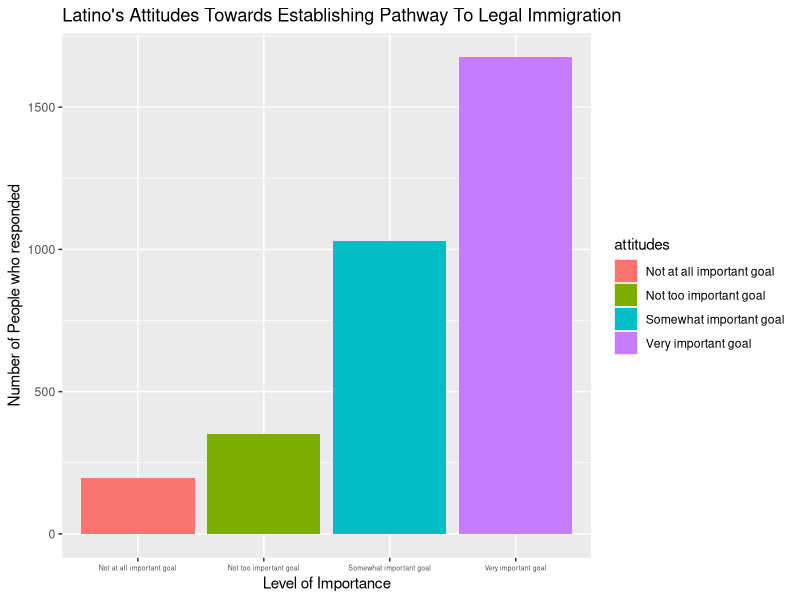
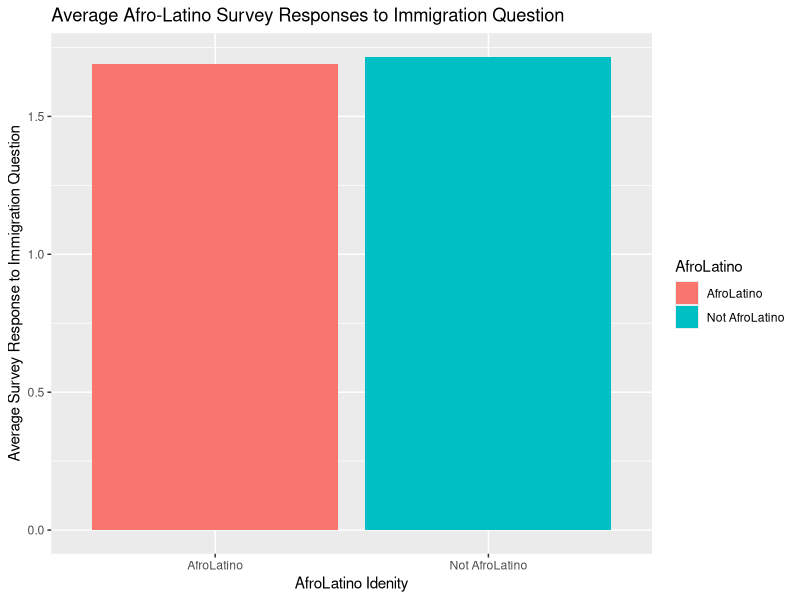
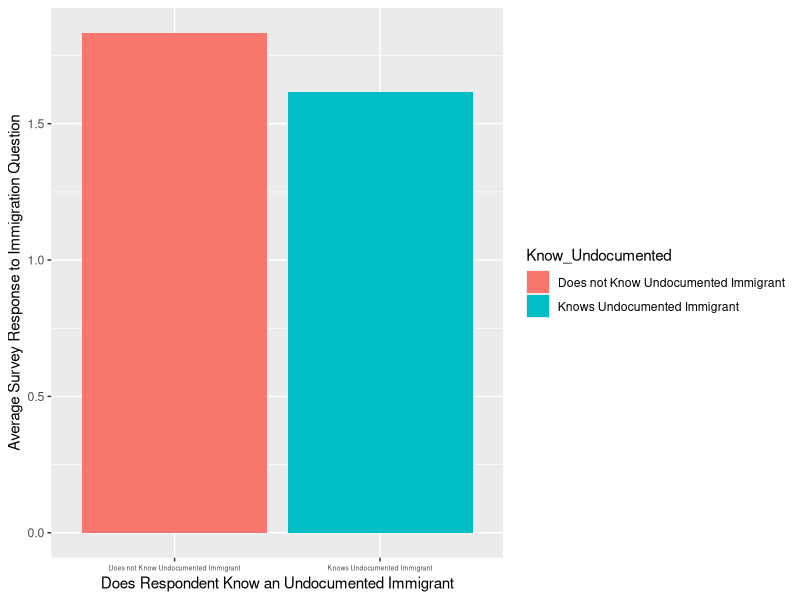
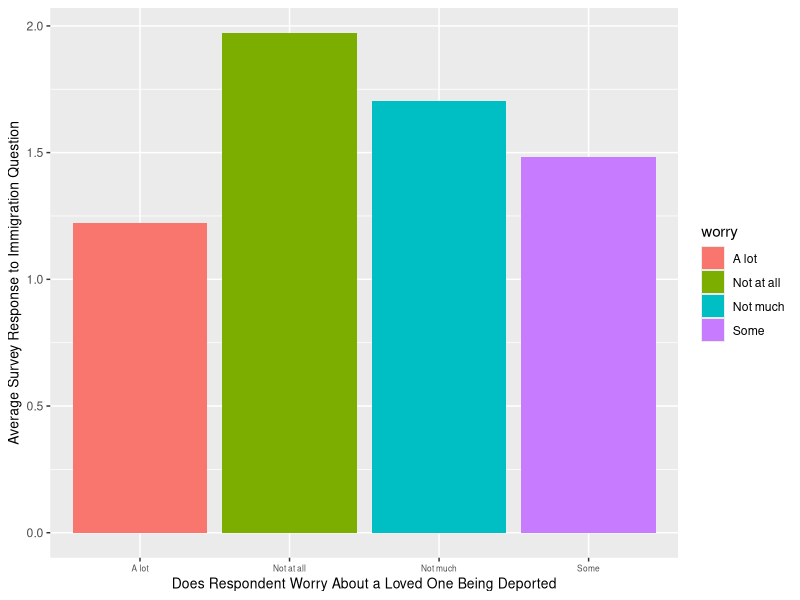
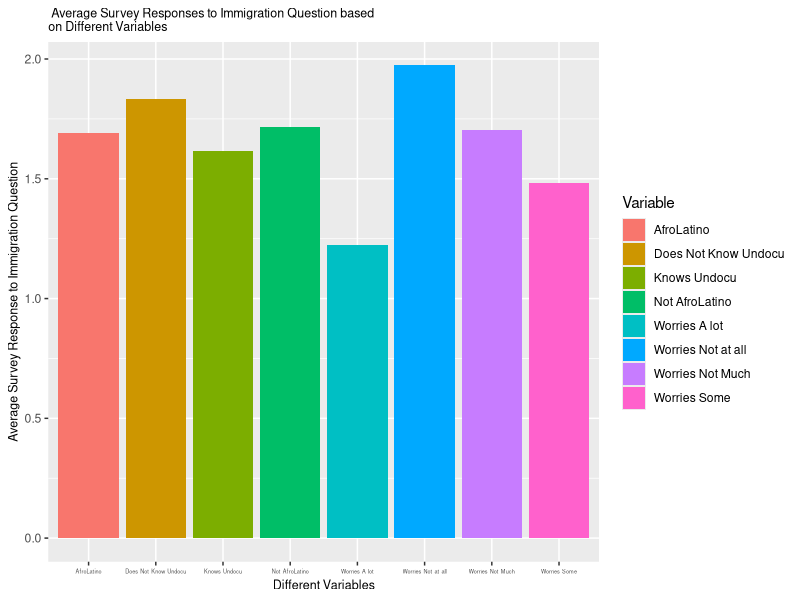
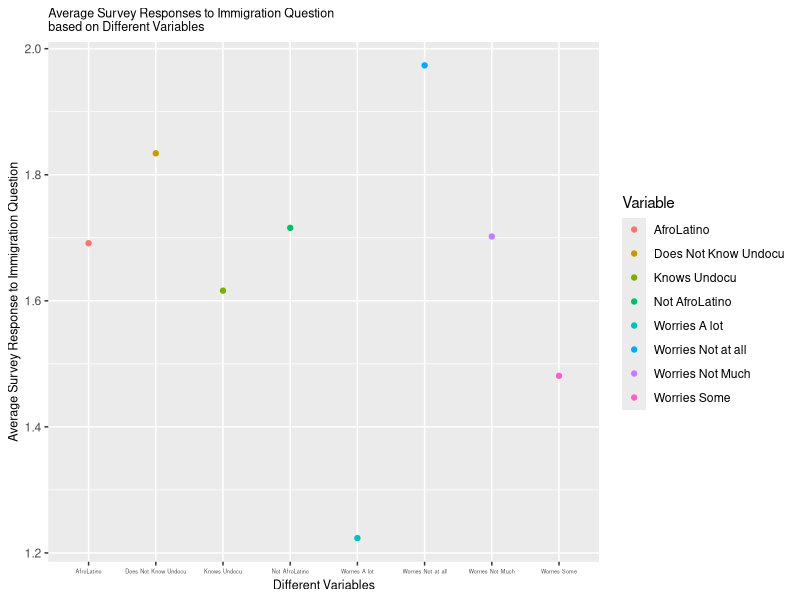

The R source for these figures, in order:
## ---- chunk 1
library("haven")
library(tidyverse)
library(dplyr)
library(broom)

latinos <- read_sav("data/ATP W86.sav")

latinos <- latinos|>
  select(QKEY,KNOWUNAUTH_W86,AFROLATINO_W86, WORRYDPORT_W86, IMMVAL_c_W86)

latinos$KNOWUNAUTH_W86[latinos$KNOWUNAUTH_W86 == 99] <- NA
latinos$AFROLATINO_W86[latinos$AFROLATINO_W86 == 99] <- NA
latinos$IMMVAL_c_W86[latinos$IMMVAL_c_W86 == 99] <- NA
latinos$WORRYDPORT_W86[latinos$WORRYDPORT_W86 == 99] <- NA

latinos <- latinos |>
  na.omit(latinos)

## ---- chunk 2
 latinos <- latinos |> mutate(
    attitudes = case_when(
      IMMVAL_c_W86 == 1 ~ "Very important goal",
      IMMVAL_c_W86 == 2 ~ "Somewhat important goal",
      IMMVAL_c_W86 == 3 ~ "Not too important goal",
      IMMVAL_c_W86 == 4 ~"Not at all important goal"
    )
    ) 

latinos_plot <- latinos |>
  ggplot(aes(x = attitudes)) +
  geom_bar(mapping = aes(fill = attitudes)) +
  labs(
    x = "Level of Importance",
    y = "Number of People who responded",
    title = "Latino's Attitudes Towards Establishing Pathway To Legal Immigration "
  ) +
  theme(axis.text.x = element_text(size = 5)) 
latinos_plot

attitudes_table <- latinos |>
  group_by(attitudes) |>
  summarize(Count = n())
knitr::kable(attitudes_table)

## ---- chunk 3
latinos <- latinos |>
  mutate(`AfroLatino` = if_else(AFROLATINO_W86 == 1, "AfroLatino", "Not AfroLatino"))

AfroLatino_table <- latinos |>
  group_by(AfroLatino, IMMVAL_c_W86) |>
  summarize(n = n()) |>
  mutate(prop = n /sum(n)) |>
  select(-n) |>
  pivot_wider(names_from = AfroLatino, values_from = prop
  )
knitr::kable(AfroLatino_table, digits = 2)

afrolatino_means <- latinos |>
  group_by(AfroLatino) |>
  summarize(IMMVAL_c_W86_afro = mean(IMMVAL_c_W86))
afrolatino_means

library("reshape2")
data_means <- melt(afrolatino_means)                                     
head(data_means)  

plot_latinos <- ggplot(data = data_means, mapping = aes(x = AfroLatino, y = value)) +
geom_col(mapping = aes(fill = AfroLatino)) +
  labs(x = "AfroLatino Idenity",
y = "Average Survey Response to Immigration Question",
title = "Average Afro-Latino Survey Responses to Immigration Question")
plot_latinos
## ---- chunk 4
latinos <- latinos |>
  mutate(`Know_Undocumented` = if_else(KNOWUNAUTH_W86 == 1, "Knows Undocumented Immigrant", 
                                       "Does not Know Undocumented Immigrant"))
       
Know_table <- latinos |>
  group_by(KNOWUNAUTH_W86, IMMVAL_c_W86) |>
  summarize(n = n()) |>
  mutate(prop = n /sum(n)) |>
  select(-n) |>
  pivot_wider(names_from = KNOWUNAUTH_W86, values_from = prop
  )
knitr::kable(Know_table, digits = 2)

know_means <- latinos |>
  group_by(Know_Undocumented) |>
  summarize(IMMVAL_c_W86_know = mean(IMMVAL_c_W86))
know_means

know_m_means <- melt(know_means)                                     
head(know_m_means)  

plot_know <- ggplot(data = know_m_means, mapping = aes(x = Know_Undocumented, 
                                                       y = value, fill = Know_Undocumented)) +
geom_col() +
  labs(x = "Does Respondent Know an Undocumented Immigrant",
y = "Average Survey Response to Immigration Question") + 
  theme(axis.text.x = element_text(size = 5))
plot_know
## ---- chunk 5
lm_know <- lm(IMMVAL_c_W86 ~ Know_Undocumented, data = latinos)
lm_know

lm_know |>
broom::tidy() |>
select(term, estimate) |>
knitr::kable(digits = 2)
## ---- chunk 6

latinos <- latinos |>
  mutate(
    worry = case_when(
      WORRYDPORT_W86 == 1 ~ "A lot",
      WORRYDPORT_W86 == 2 ~ "Some",
      WORRYDPORT_W86 == 3 ~ "Not much",
      WORRYDPORT_W86 == 4 ~"Not at all"
    )
    ) 
       
worry_table <- latinos |>
  group_by(WORRYDPORT_W86, IMMVAL_c_W86) |>
  summarize(n = n()) |>
  mutate(prop = n /sum(n)) |>
  select(-n) |>
  pivot_wider(names_from = WORRYDPORT_W86, values_from = prop
  )
knitr::kable(worry_table, digits = 2)

worry_means <- latinos |>
  group_by(worry) |>
  summarize(IMMVAL_c_W86_worry = mean(IMMVAL_c_W86))
worry_means

worry_m_means <- melt(worry_means)                                     
head(worry_means)  

worry_plot <- ggplot(data = worry_m_means, mapping = aes(x = worry,
                                                         y = value, fill = worry)) +
geom_col() +
  labs(x = "Does Respondent Worry About a Loved One Being Deported",
y = "Average Survey Response to Immigration Question") + 
  theme(axis.text.x = element_text(size = 6)) + 
  theme(axis.title = element_text(size = 10))
worry_plot
## ---- chunk 7

data <- read.table(text="
Variable, Avergae.Response.to.IMMVA.Q
AfroLatino, 1.691318
Not AfroLatino, 1.715743	
Knows Undocu, 1.616111
Does Not Know Undocu, 1.834022
Worries A lot, 1.223553
Worries Some, 1.481054
Worries Not Much, 1.702060
Worries Not at all, 1.973562", header=TRUE, sep=",")
data


all_data_plot <- ggplot(data, aes(x = Variable, 
                                  y = Avergae.Response.to.IMMVA.Q, fill = Variable)) +
  geom_bar(stat="identity", 
           position="dodge") + 
  theme(axis.text.x = element_text(size = 4)) +
  labs(x = "Different Variables",
y = "Average Survey Response to Immigration Question",
title = " Average Survey Responses to Immigration Question based
on Different Variables") + 
  theme(plot.title = element_text(size = 9)) +
theme(axis.title = element_text(size = 9))
all_data_plot


all_data_scatter <- ggplot(data, aes(x = Variable, y = Avergae.Response.to.IMMVA.Q)) +
  geom_point(aes(colour = Variable)) + 
  theme(axis.text.x = element_text(size = 4)) +
   labs(x = "Different Variables",
y = "Average Survey Response to Immigration Question",
title = "Average Survey Responses to Immigration Question
based on Different Variables") + 
theme(plot.title = element_text(size = 9)) + 
theme(axis.title = element_text(size = 9))

all_data_scatter 
